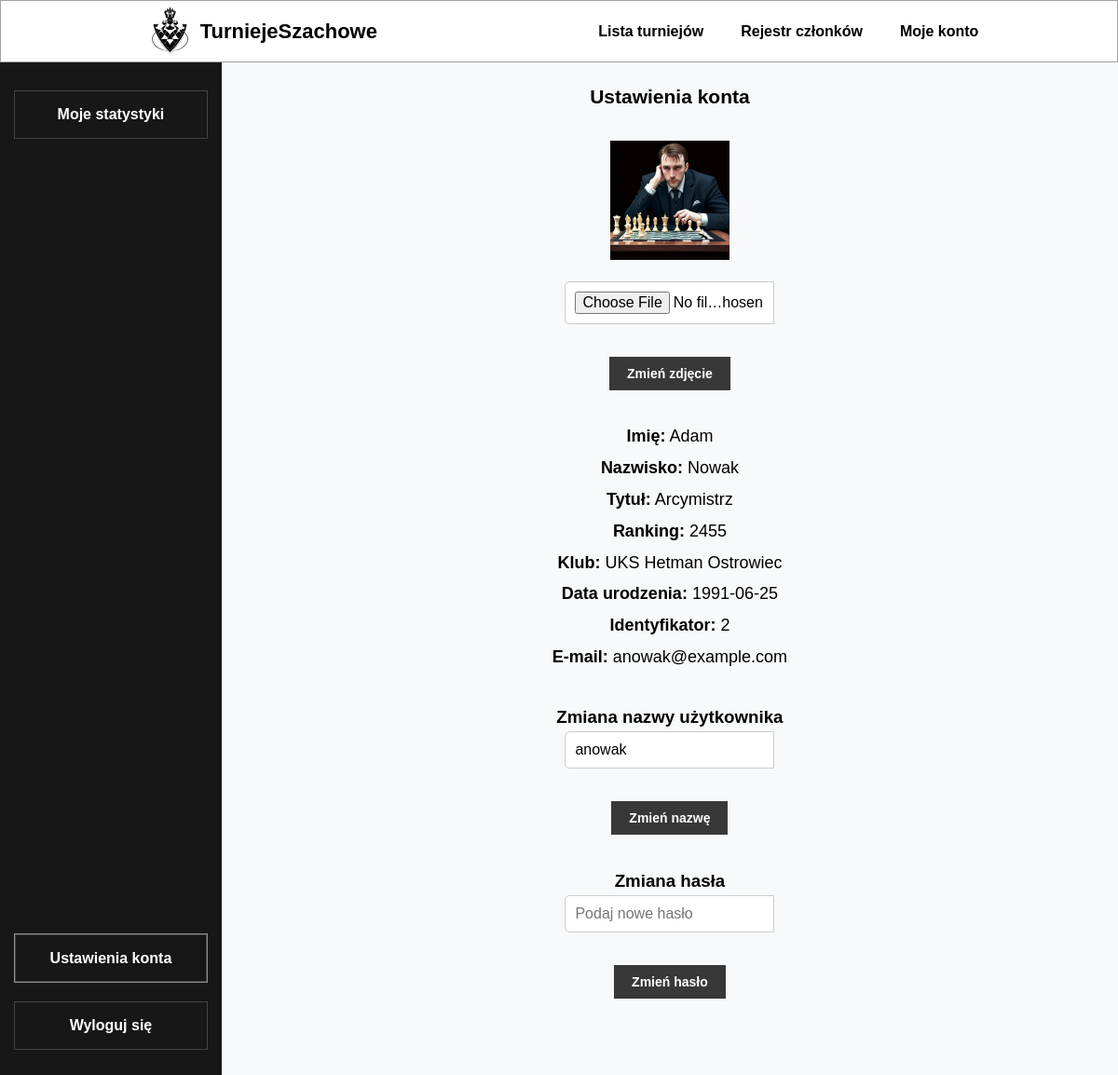
/pages/account_settings.php (signed in), run on the app's committed database.
### tables this page shows
CREATE TABLE `users` (
  `UserID` int(11) NOT NULL,
  `UserName` varchar(50) NOT NULL,
  `Password` varchar(255) NOT NULL,
  `FirstName` varchar(255) NOT NULL,
  `LastName` varchar(255) NOT NULL,
  `Email` varchar(255) NOT NULL,
  `Ranking` int(11) DEFAULT NULL,
  `Role` enum('player','arbiter') DEFAULT 'player',
  `ProfilePicture` varchar(255) DEFAULT '../uploads/default.png',
  `CreatedAt` timestamp NOT NULL DEFAULT CURRENT_TIMESTAMP,
  `Club` varchar(255) DEFAULT NULL,
  `Birthday` date DEFAULT NULL,
  `Title` varchar(50) DEFAULT NULL
);

### pages/account_settings.php (the view, shortened to what this page needs)
<?php
require_once "../scripts/connect.php";
$con = new mysqli($host, $db_user, $db_password, $db_name);
$con->set_charset("utf8");
$userId = $_SESSION['UserID'];
$stmtGetUser = $con->prepare('SELECT * FROM users WHERE UserID = ?');
$stmtGetUser->bind_param('i', $userId);
$stmtGetUser->execute();
$result = $stmtGetUser->get_result();
$user = $result->fetch_assoc();
$ranking = $user['Ranking'] ?? 'Nie ustalono rankingu';
$profilePicture = $user['ProfilePicture'] ? htmlspecialchars($user['ProfilePicture']) : '../uploads/default_photo.png';
$userName = htmlspecialchars($user['FirstName']);
$userSurName = htmlspecialchars($user['LastName']);
$title = htmlspecialchars($user['Title'] ?? '');
$club = htmlspecialchars($user['Club'] ?? '');
$birthday = htmlspecialchars($user['Birthday']);
$userID = htmlspecialchars($user['UserID']);
$email = htmlspecialchars($user['Email'] ?? '');
?>
<!DOCTYPE HTML>
<html lang="pl">
<head>
    <link rel="stylesheet" href="../css/main.css">
    <link rel="stylesheet" href="../css/account.css">
    <link rel="stylesheet" href="../css/main_mobile.css">
</head>
<body>
<?php include('../include/header.php'); ?>
<div class="main-container">
<?php include('../include/account_side_menu.php'); ?>
    <div class="table-container">
        <div class="form-container">
            <h2 class="form-container-title">Ustawienia konta</h2>
            <?php
        echo "<div class='players-container'>";
            echo "<div class='player-card'>";
            echo "<img src='" . $profilePicture . "' alt='Zdjęcie zawodnika' class='player-image'>";
            ?>
                <form class="form-container-form form" action="<?php echo htmlspecialchars($_SERVER['PHP_SELF']); ?>" method="post" enctype="multipart/form-data">
                <div>
                    <input class="search-input" type="file" id="profile_picture" name="profile_picture" required>
                </div>
                <div>
                    <button class="form-button" type="submit">Zmień zdjęcie</button>
                </div>
            </form>
            <?php
            echo "<div class='player-info'>";
            echo "<p><strong>Imię:</strong> " . $userName . "</p>";
            echo "<p><strong>Nazwisko:</strong> " . $userSurName . "</p>";
            echo "<p><strong>Tytuł:</strong> " . $title . "</p>";
            echo "<p><strong>Ranking:</strong> " . $ranking . "</p>";
            echo "<p><strong>Klub:</strong> " . $club . "</p>";
            echo "<p><strong>Data urodzenia:</strong> " . $birthday . "</p>";
            echo "<p><strong>Identyfikator:</strong> " . $userID . "</p>";
            echo "<p><strong>E-mail:</strong> " . $email . "</p>";
            echo "</div></div>";
            echo "</div>";
            ?>
            <form class="form-container-form form" action="<?php echo htmlspecialchars($_SERVER['PHP_SELF']); ?>" method="post">
                <div>
                <h3>Zmiana nazwy użytkownika</h3>
                    <input class="search-input" type="text" id="username" name="username" value="<?php echo htmlspecialchars($user['UserName']); ?>" required>
                </div>
                <div>
                    <button class="form-button" type="submit">Zmień nazwę</button>
                </div>
            </form>
            <form class="form-container-form form" action="<?php echo htmlspecialchars($_SERVER['PHP_SELF']); ?>" method="post">
                <h3>Zmiana hasła</h3>
                <div>
                    <input class="search-input" type="password" id="new_password" name="new_password" placeholder="Podaj nowe hasło" required>
                </div>
                <div>
                    <button class="form-button" type="submit">Zmień hasło</button>
                </div>
            </form>
        </div>
    </div>
</div>
</body>
</html>

### css/main.css (style rules this page uses)
* { -webkit-font-smoothing: antialiased; -moz-osx-font-smoothing: grayscale; }
*, *::before, *::after { box-sizing: border-box; margin: 0; padding: 0; }
body { background-color: #f8f9fa; z-index: -1; font-family: 'Fira Code', sans-serif; color: black; min-height: 100vh; display: -webkit-box; display: flex; -webkit-box-pack: center; -webkit-box-align: center; align-items: center; margin: 0; display: flex; flex-direction: column; min-height: 100vh; line-height: 1.6; }
.main-container { display: flex; min-height: 80vh; align-items: center; }
.form-container { padding: 5vh 8vw; border: 1px solid #ccc; border-radius: 8px; display: flex; flex-direction: column; text-align: center; color: black; background-color: #f0f0f0; }
.form-container-title { font-size: 21px; margin: 0; }
.form { margin-top: 5px; display: -webkit-box; display: flex; -webkit-box-pack: center; justify-content: center; -webkit-box-align: center; align-items: center; -webkit-box-orient: vertical; -webkit-box-direction: normal; flex-direction: column; }
.form-button { margin-top: 30px; margin-bottom: 30px; background-color: #060505c9; border: none; font-size: 14px; padding: 10px 19px; font-weight: 600; display: block; color: white; }
.table-container { max-height: 85vh; overflow-y: auto; position: relative; z-index: 2; color: black; }
.search-input { padding: 10px; border: 1px solid #ccc; border-radius: 5px 0 0 5px; width: 225px; font-size: 16px; background-color: #fff; }
.players-container { display: flex; flex-wrap: wrap; justify-content: center; margin-top: 20px; }
.player-card { background-color: #f0f0f0; border: 1px solid #ccc; border-radius: 8px; margin: 10px; padding: 15px; width: 250px; text-align: left; }
.player-image { width: 100%; height: auto; margin-bottom: 10px; }
.player-info { color: black; }
.player-info p { margin: 5px 0; }
.table-container { display: flex; flex-direction: column; align-items: center; margin: 20px; }

### css/account.css (style rules this page uses)
body { align-items: normal; padding: 0; overflow: hidden; }
.main-container { display: flex; flex-direction: row; min-height: calc(100vh - 60px); align-items: stretch; justify-content: space-between; color: black; }
.table-container { width: 84vw; }
.form-container { padding: 5vh 20vw; border: none; background-color: unset; }
.player-card { background-color: unset; font-size: large; text-align: center; padding: unset; width: unset; margin-bottom: 25px; border: none; }
.form-container { padding: unset; }
.player-image { width: 25%; }
.search-input { margin-bottom: 5px; }
h2 { margin-bottom: 12px; }

### data on the page
users: ProfilePicture (picture), FirstName "Adam", LastName "Nowak", Title "Arcymistrz", Ranking "2455", Club "UKS Hetman Ostrowiec", Birthday "1991-06-25", UserID "2", Email "anowak@example.com", username "anowak"
